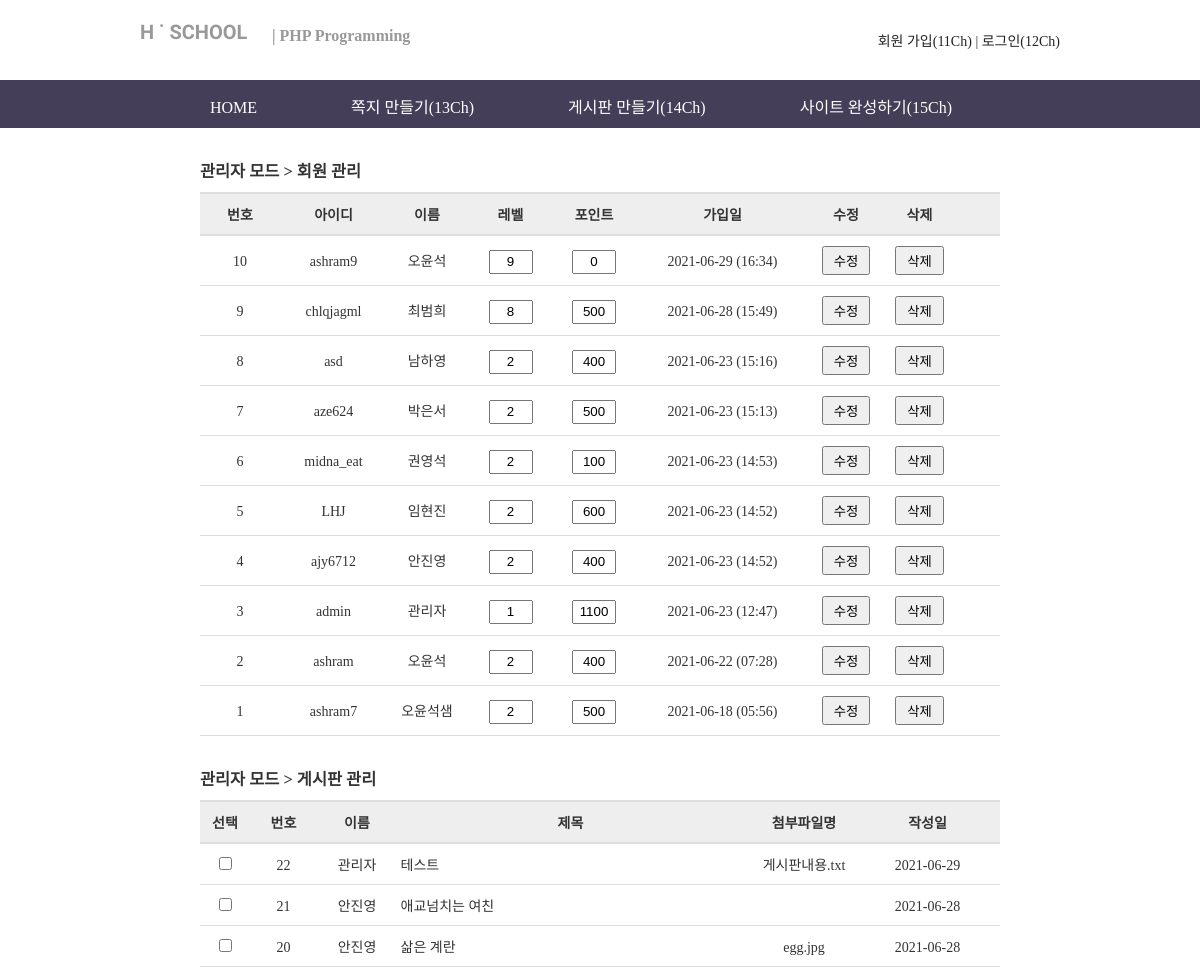
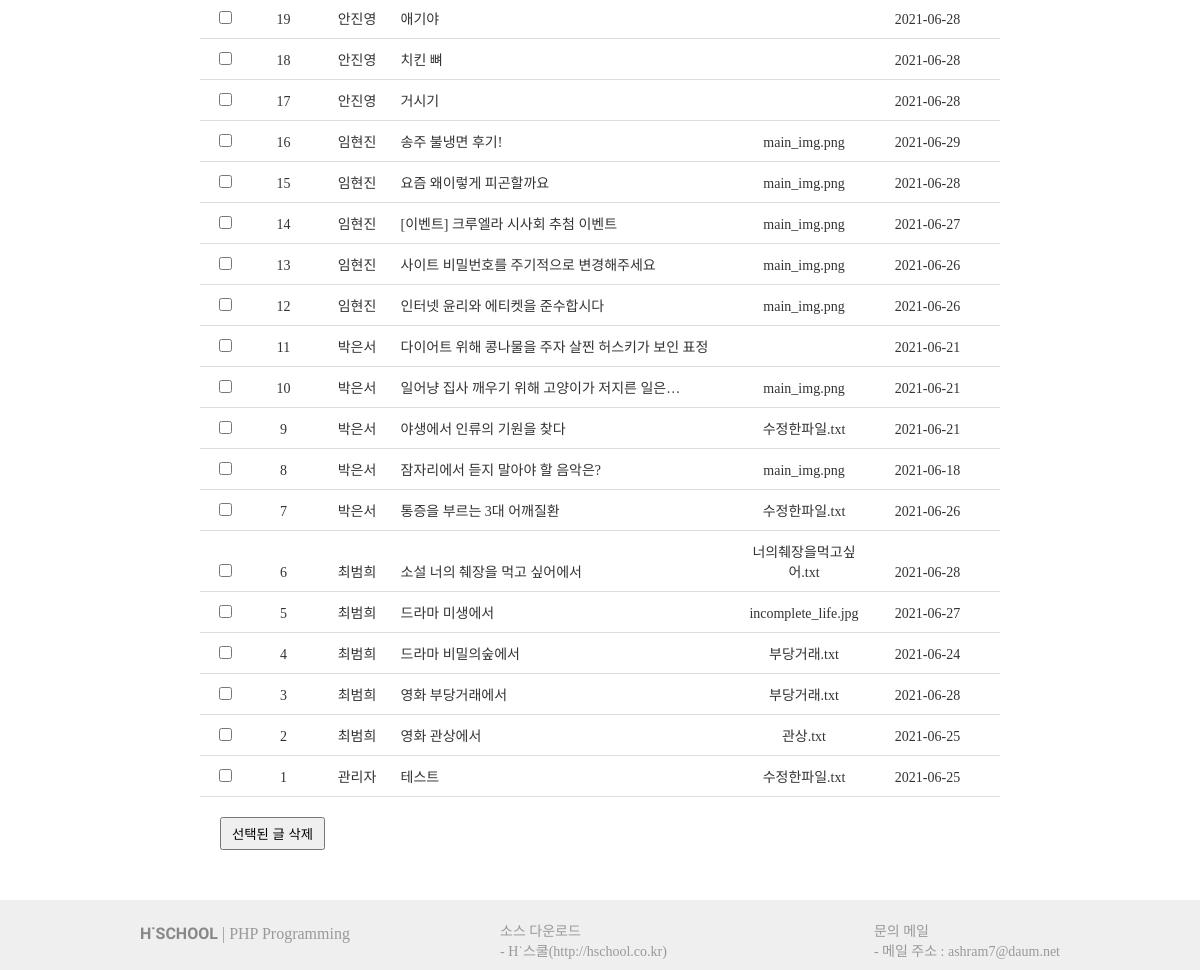
/admin/admin.php, run on the app's committed database (2 pictures, top to bottom).
### tables this page shows
CREATE TABLE `members` (
  `num` int(11) NOT NULL,
  `id` char(15) NOT NULL,
  `pass` char(15) NOT NULL,
  `name` char(10) NOT NULL,
  `email` char(80) DEFAULT NULL,
  `regist_day` char(20) DEFAULT NULL,
  `level` int(11) DEFAULT NULL,
  `point` int(11) DEFAULT NULL
);

CREATE TABLE `board` (
  `num` int(11) NOT NULL,
  `id` char(15) NOT NULL,
  `name` char(10) NOT NULL,
  `subject` char(200) NOT NULL,
  `content` text NOT NULL,
  `regist_day` char(20) NOT NULL,
  `hit` int(11) NOT NULL,
  `file_name` char(40) DEFAULT NULL,
  `file_type` char(40) DEFAULT NULL,
  `file_copied` char(40) DEFAULT NULL
);

### admin/admin.php (the view, shortened to what this page needs)
<!DOCTYPE html>
<html>
<head>
<link rel="stylesheet" type="text/css" href="../css/common.css">
<link rel="stylesheet" type="text/css" href="../css/admin.css">
</head>
<body>
<header>
	<?php include "../include/header.php";?>
</header>
<section>
		<div id="admin_box">
			<h3 id="member_title">
				관리자 모드 > 회원 관리
			</h3>
			<ul id="member_list">
				<li>
					<span class="col1">번호</span>
					<span class="col2">아이디</span>
					<span class="col3">이름</span>
					<span class="col4">레벨</span>
					<span class="col5">포인트</span>
					<span class="col6">가입일</span>
					<span class="col7">수정</span>
					<span class="col8">삭제</span>
				</li>
<?php
	$con = mysqli_connect(DBhost, DBuser, DBpass, DBname);
	$sql = "select * from members order by num desc";
	$result = mysqli_query($con, $sql);
	$total_record = mysqli_num_rows($result);
	$number = $total_record;
	while ($row = mysqli_fetch_array($result))
	{
		$num         = $row["num"];
		$id          = $row["id"];
		$name        = $row["name"];
		$level       = $row["level"];
		$point       = $row["point"];
		$regist_day  = $row["regist_day"];
?>
				<li>
					<form method="post" action="admin_member_update.php?num=<?=$num?>">
						<span class="col1"><?=$number?></span>
						<span class="col2"><?=$id?></a></span>
						<span class="col3"><?=$name?></span>
						<span class="col4"><input type="text" name="level" value="<?=$level?>"></span>
						<span class="col5"><input type="text" name="point" value="<?=$point?>"></span>
						<span class="col6"><?=$regist_day?></span>
						<span class="col7"><button type="submit">수정</button></span>
						<span class="col8"><button type="button" onclick="location.href='admin_member_delete.php?num=<?=$num?>'">삭제</button></span>
					</form>
				</li>
<?php
		$number--;
   }
?>
			</ul>
			<h3 id="member_title">
				관리자 모드 > 게시판 관리
			</h3>
			<ul id="board_list">
				<li class="title">
					<span class="col1">선택</span>
					<span class="col2">번호</span>
					<span class="col3">이름</span>
					<span class="col4">제목</span>
					<span class="col5">첨부파일명</span>
					<span class="col6">작성일</span>
				</li>
				<form method="post" action="admin_board_delete.php">
<?php
	$sql = "select * from board order by num desc";
	$result = mysqli_query($con, $sql);
	$total_record = mysqli_num_rows($result);
	$number = $total_record;
	while ($row = mysqli_fetch_array($result))
	{
		$num         = $row["num"];
		$name        = $row["name"];
		$subject     = $row["subject"];
		$file_name   = $row["file_name"];
		$regist_day  = $row["regist_day"];
		$regist_day  = substr($regist_day, 0, 10)
?>
					<li>
						<span class="col1"><input type="checkbox" name="item[]" value="<?=$num?>"></span>
						<span class="col2"><?=$number?></span>
						<span class="col3"><?=$name?></span>
						<span class="col4"><?=$subject?></span>
						<span class="col5"><?=$file_name?></span>
						<span class="col6"><?=$regist_day?></span>
					</li>
<?php
		$number--;
	}
?>
				<button type="submit">선택된 글 삭제</button>
			</form>
		</ul>
	</div>
</section>
<footer>
	<?php include "../include/footer.php";?>
</footer>
</body>
</html>

### css/common.css (style rules this page uses)
* { padding: 0; margin: 0; }
body { font-family: "맑은 고딕", "돋움" sans-serif; font-size: 14px; color: #333333; }
ul { list-style-type: none; }
footer { height: 70px; background-color: #efefef; }

### css/admin.css (style rules this page uses)
#admin_box { width: 800px; margin: 0 auto; }
#admin_box h3#member_title { margin: 30px 0 10px 0; }
#member_list { margin: 10px 0 30px 0; }
#member_list li:nth-child(1) { font-weight: bold; border-top: solid 2px #dddddd; border-bottom: solid 2px #dddddd; background-color: #eeeeee; }
#member_list li { padding: 10px 0; border-bottom: solid 1px #dddddd; }
#member_list span { display: inline-block; text-align: center; }
#member_list input { width: 40px; height: 20px; text-align: center; }
#member_list button { padding: 3px 10px; }
#member_list .col1 { width: 80px; }
#member_list .col2 { width: 100px; }
#member_list .col3 { width: 80px; }
#member_list .col4 { width: 80px; }
#member_list .col5 { width: 80px; }
#member_list .col6 { width: 170px; }
#member_list .col7 { width: 70px; }
#member_list .col8 { width: 70px; }
#board_list { margin: 10px 0 50px 0; }
#board_list .col1 { width: 50px; }
#board_list .col2 { width: 60px; }
#board_list .col3 { width: 80px; }
#board_list .col4 { width: 340px; text-align: left; }
#board_list .col5 { width: 120px; }
#board_list .col6 { width: 120px; }
#board_list li.title { font-weight: bold; border-top: solid 2px #dddddd; border-bottom: solid 2px #dddddd; background-color: #eeeeee; }
#board_list li.title span.col4 { text-align: center; }
#board_list li { padding: 10px 0; border-bottom: solid 1px #dddddd; }
#board_list span { display: inline-block; text-align: center; }
#board_list button { margin: 20px 0 0 20px; padding: 5px 10px; }

### data on the page
members: id "ashram9", name "오윤석", level "9", point "0", regist_day "2021-06-29 (16:34)"
members: id "chlqjagml", name "최범희", level "8", point "500", regist_day "2021-06-28 (15:49)"
members: id "asd", name "남하영", level "2", point "400", regist_day "2021-06-23 (15:16)"
members: id "aze624", name "박은서", level "2", point "500", regist_day "2021-06-23 (15:13)"
members: id "midna_eat", name "권영석", level "2", point "100", regist_day "2021-06-23 (14:53)"
members: id "LHJ", name "임현진", level "2", point "600", regist_day "2021-06-23 (14:52)"
members: id "ajy6712", name "안진영", level "2", point "400", regist_day "2021-06-23 (14:52)"
members: id "admin", name "관리자", level "1", point "1100", regist_day "2021-06-23 (12:47)"
members: id "ashram", name "오윤석", level "2", point "400", regist_day "2021-06-22 (07:28)"
members: id "ashram7", name "오윤석샘", level "2", point "500", regist_day "2021-06-18 (05:56)"
board: name "관리자", subject "테스트", file_name "게시판내용.txt", regist_day "2021-06-29"
board: name "안진영", subject "애교넘치는 여친", regist_day "2021-06-28"
board: name "안진영", subject "삶은 계란", file_name "egg.jpg", regist_day "2021-06-28"
board: name "안진영", subject "애기야", regist_day "2021-06-28"
board: name "안진영", subject "치킨 뼈", regist_day "2021-06-28"
board: name "안진영", subject "거시기", regist_day "2021-06-28"
board: name "임현진", subject "송주 불냉면 후기!", file_name "main_img.png", regist_day "2021-06-29"
board: name "임현진", subject "요즘 왜이렇게 피곤할까요", file_name "main_img.png", regist_day "2021-06-28"
board: name "임현진", subject "[이벤트] 크루엘라 시사회 추첨 이벤트", file_name "main_img.png", regist_day "2021-06-27"
board: name "임현진", subject "사이트 비밀번호를 주기적으로 변경해주세요", file_name "main_img.png", regist_day "2021-06-26"
board: name "임현진", subject "인터넷 윤리와 에티켓을 준수합시다", file_name "main_img.png", regist_day "2021-06-26"
board: name "박은서", subject "다이어트 위해 콩나물을 주자 살찐 허스키가 보인 표정", regist_day "2021-06-21"
board: name "박은서", subject "일어냥 집사 깨우기 위해 고양이가 저지른 일은…", file_name "main_img.png", regist_day "2021-06-21"
board: name "박은서", subject "야생에서 인류의 기원을 찾다", file_name "수정한파일.txt", regist_day "2021-06-21"
board: name "박은서", subject "잠자리에서 듣지 말아야 할 음악은?", file_name "main_img.png", regist_day "2021-06-18"
board: name "박은서", subject "통증을 부르는 3대 어깨질환", file_name "수정한파일.txt", regist_day "2021-06-26"
board: name "최범희", subject "소설 너의 췌장을 먹고 싶어에서", file_name "너의췌장을먹고싶어.txt", regist_day "2021-06-28"
board: name "최범희", subject "드라마 미생에서", file_name "incomplete_life.jpg", regist_day "2021-06-27"
board: name "최범희", subject "드라마 비밀의숲에서", file_name "부당거래.txt", regist_day "2021-06-24"
board: name "최범희", subject "영화 부당거래에서", file_name "부당거래.txt", regist_day "2021-06-28"
board: name "최범희", subject "영화 관상에서", file_name "관상.txt", regist_day "2021-06-25"
board: name "관리자", subject "테스트", file_name "수정한파일.txt", regist_day "2021-06-25"
